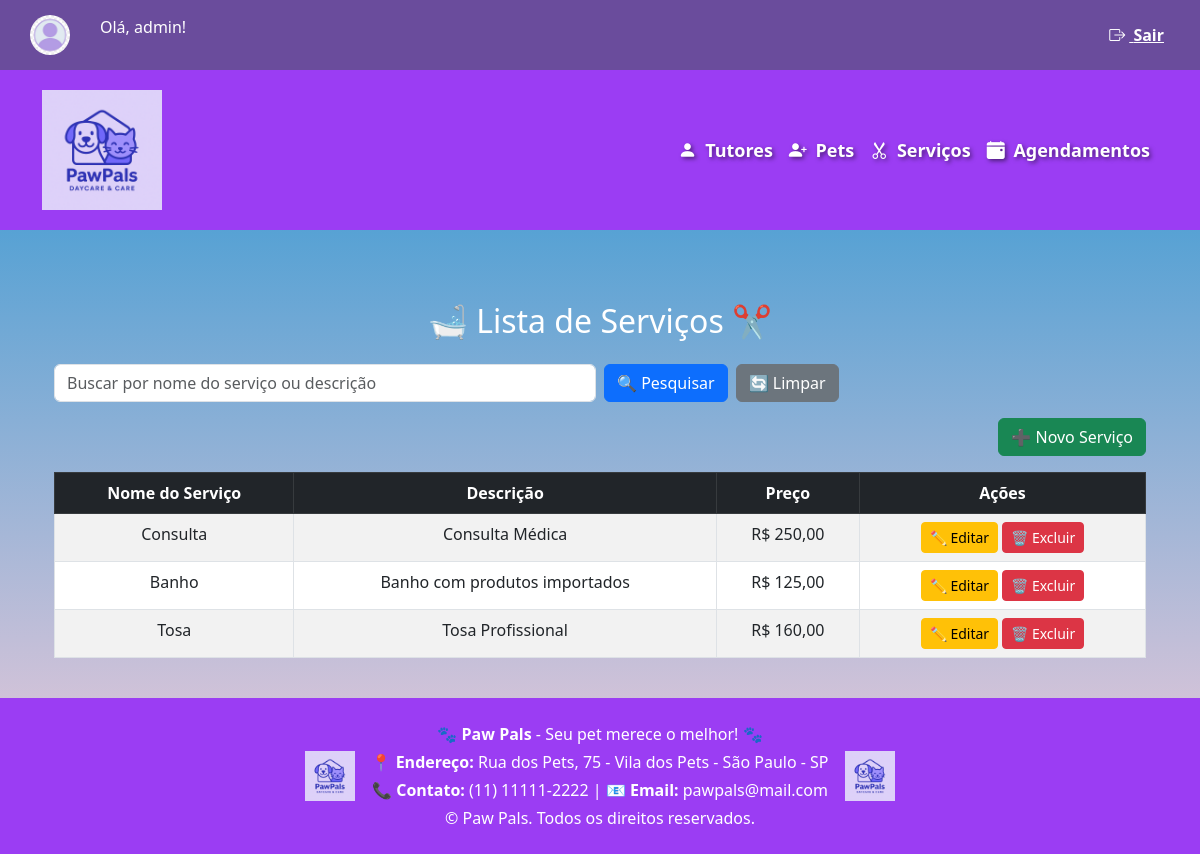
Page /servicos/ (signed in) on the committed database.
### klugpet/models.py (models this page shows, shortened)
class Usuario(AbstractUser):
    NIVEL_CHOICES = (
        ('admin', 'Administrador'),
        ('funcionario', 'Funcionário'),
    )
    nivel = models.CharField(max_length=20, choices=NIVEL_CHOICES, default='funcionario')

class Servico(models.Model):
    nome_servico = models.CharField(max_length=255)
    descricao = models.TextField(blank=True, null=True)
    preco = models.DecimalField(max_digits=10, decimal_places=2)  # Altere para DecimalField

### klugpet/views.py (the view)
# urls.py: path('servicos/', views.listar_servicos, name='listar_servicos'),
@login_required
def listar_servicos(request):
    query = request.GET.get('q', '')
    if query:
        servicos = Servico.objects.filter(
            Q(nome_servico__icontains=query) | Q(descricao__icontains=query)
        )
    else:
        servicos = Servico.objects.all()
    return render(request, 'listar_servicos.html', {'servicos': servicos, 'query': query})

### klugpet/templates/listar_servicos.html (shortened to what this page needs)
{% extends 'base.html' %}
{% block content %}
<div class="container mt-5">
    <h2 class="text-center mb-4">🛁 Lista de Serviços ✂️</h2>
    <form method="GET" class="mb-3">
        <div class="row g-2">
            <div class="col-md-6">
                <input type="text" name="q" class="form-control" placeholder="Buscar por nome do serviço ou descrição" value="{{ request.GET.q }}">
            </div>
            <div class="col-md-3 d-flex">
                <button type="submit" class="btn btn-primary me-2">🔍 Pesquisar</button>
                <a href="{% url 'listar_servicos' %}" class="btn btn-secondary">🔄 Limpar</a>
            </div>
        </div>
    </form>
    <div class="text-end mb-3">
        <a href="{% url 'cadastro_servico' %}" class="btn btn-success">➕ Novo Serviço</a>
    </div>
    <div class="table-responsive">
        <table class="table table-bordered table-striped text-center">
        <thead class="table-dark">
            <tr>
                <th>Nome do Serviço</th>
                <th>Descrição</th>
                <th>Preço</th>
                <th>Ações</th>
            </tr>
        </thead>
        <tbody>
            {% for servico in servicos %}
            <tr>
                <td>{{ servico.nome_servico }}</td>
                <td>{{ servico.descricao }}</td>
                <td>R$ {{ servico.preco }}</td>
                <td>
                    <div class="d-grid gap-2 d-md-block">
                        <a href="{% url 'editar_servicos' servico.id %}" class="btn btn-warning btn-sm">✏️ Editar</a>
                        <a href="{% url 'excluir_servicos' servico.id %}" class="btn btn-danger btn-sm" onclick="return confirm('Tem certeza que deseja excluir este serviço?')">🗑️ Excluir</a>
                    </div>
                </td>
            </tr>
            {% empty %}
            <tr>
                <td colspan="6" class="text-center">Nenhum serviço cadastrado até o momento.</td>
            </tr>
            {% endfor %}
        </tbody>
    </table>
    </div>
</div>
{% endblock %}

### klugpet/templates/base.html (shortened to what this page needs)
<!DOCTYPE html>
<html lang="pt-br">
<head>
    {% load static %}
    <link rel="stylesheet" href="https://cdn.jsdelivr.net/npm/bootstrap@5.3.0/dist/css/bootstrap.min.css">
    <link rel="stylesheet" href="https://cdn.jsdelivr.net/npm/bootstrap-icons@1.11.3/font/bootstrap-icons.min.css">
</head>
<body>
    <div class="header-top">
        <div class="user-logo">
            {% if user.is_authenticated %}
                <img src="{% static 'img/user_avatar.jpg' %}" alt="Avatar" class="rounded-circle">
                <p class="user-info">Olá, {{ user.username }}!</p>
            {% else %}
                <p class="user-info">Bem-vindo, visitante!</p>
            {% endif %}
        </div>
        <div>
            {% if user.is_authenticated %}
                <form method="POST" action="{% url 'logout' %}" onsubmit="return confirmLogout()">
                    <button type="submit" class="logout-btn"><i class="bi bi-box-arrow-right me-1"></i> Sair</button>
                </form>
            {% endif %}
        </div>
    </div>
    <nav class="navbar navbar-expand-lg navbar-dark">
        <div class="container">
            <a class="navbar-brand d-flex align-items-center" href="{% if user.is_authenticated %}{% url 'home' %}{% else %}{% url 'login' %}{% endif %}">
                <img src="{% static 'img/logo_daycare.png' %}" alt="Logo" width="120" height="120" class="me-3">
            </a>
            <div class="collapse navbar-collapse" id="navbarNav">
                <ul class="navbar-nav ms-auto">
                    <li class="nav-item"><a class="nav-link" href="{% url 'cadastro_tutor' %}"><i class="bi bi-person-fill me-1"></i> Tutores</a></li>
                    <li class="nav-item"><a class="nav-link" href="{% url 'cadastro_pet' %}"><i class="bi bi-person-plus-fill me-1"></i> Pets</a></li>
                    <li class="nav-item"><a class="nav-link" href="{% url 'cadastro_servico' %}"><i class="bi bi-scissors me-1"></i> Serviços</a></li>
                    <li class="nav-item"><a class="nav-link" href="{% url 'agendamento' %}"><i class="bi bi-calendar-event-fill me-1"></i> Agendamentos</a></li>
                </ul>
            </div>
        </div>
    </nav>
    <div class="container content py-4">
        {% block content %}{% endblock %}
    </div>
    <footer class="footer text-white text-center py-4">
        <div class="container d-flex justify-content-center align-items-center flex-wrap gap-3">
            <img src="{% static 'img/logo_daycare.png' %}" alt="Logo" style="width: 50px; height: auto;">
            <div class="text-center">
                <p class="mb-1">🐾 <strong>Paw Pals</strong> - Seu pet merece o melhor! 🐾</p>
                <p class="mb-1">📍 <strong>Endereço:</strong> Rua dos Pets, 75 - Vila dos Pets - São Paulo - SP</p>
                <p class="mb-1">📞 <strong>Contato:</strong> (11) 11111-2222 | 📧 <strong>Email:</strong> pawpals@mail.com</p>
                <p class="mb-0">© Paw Pals. Todos os direitos reservados.</p>
            </div>
            <img src="{% static 'img/logo_daycare.png' %}" alt="Logo" style="width: 50px; height: auto;">
        </div>
    </footer>
</body>
</html>

### klugpet/templates/base.html (style rules this page uses)
body { background: linear-gradient(to top, #f8cdda, #1c92d2); min-height: 100vh; display: flex; flex-direction: column; color: white; }
.footer { background-color: #9b3df3; }
.navbar { background-color: #9b3df3; padding: 15px; }
.navbar-brand, .navbar-nav .nav-link { color: #ffffff !important; font-weight: bold; font-size: 18px; text-shadow: 2px 2px 4px rgba(0, 0, 0, 0.5); }
.content { flex: 1; }
.header-top { background-color: #6a4c9c; padding: 15px 30px; display: flex; justify-content: space-between; align-items: center; color: white; }
.user-info { font-size: 16px; margin-left: 20px; }
.logout-btn { background-color: transparent; border: none; color: white; cursor: pointer; font-weight: bold; text-decoration: underline; }
.user-logo { display: flex; align-items: center; }
.user-logo img { height: 40px; width: 40px; border-radius: 50%; margin-right: 10px; }

### rows in the picture
Usuario: username "admin"
Servico: nome_servico "Consulta", descricao "Consulta Médica", preco "250,00"
Servico: nome_servico "Banho", descricao "Banho com produtos importados", preco "125,00"
Servico: nome_servico "Tosa", descricao "Tosa Profissional", preco "160,00"
